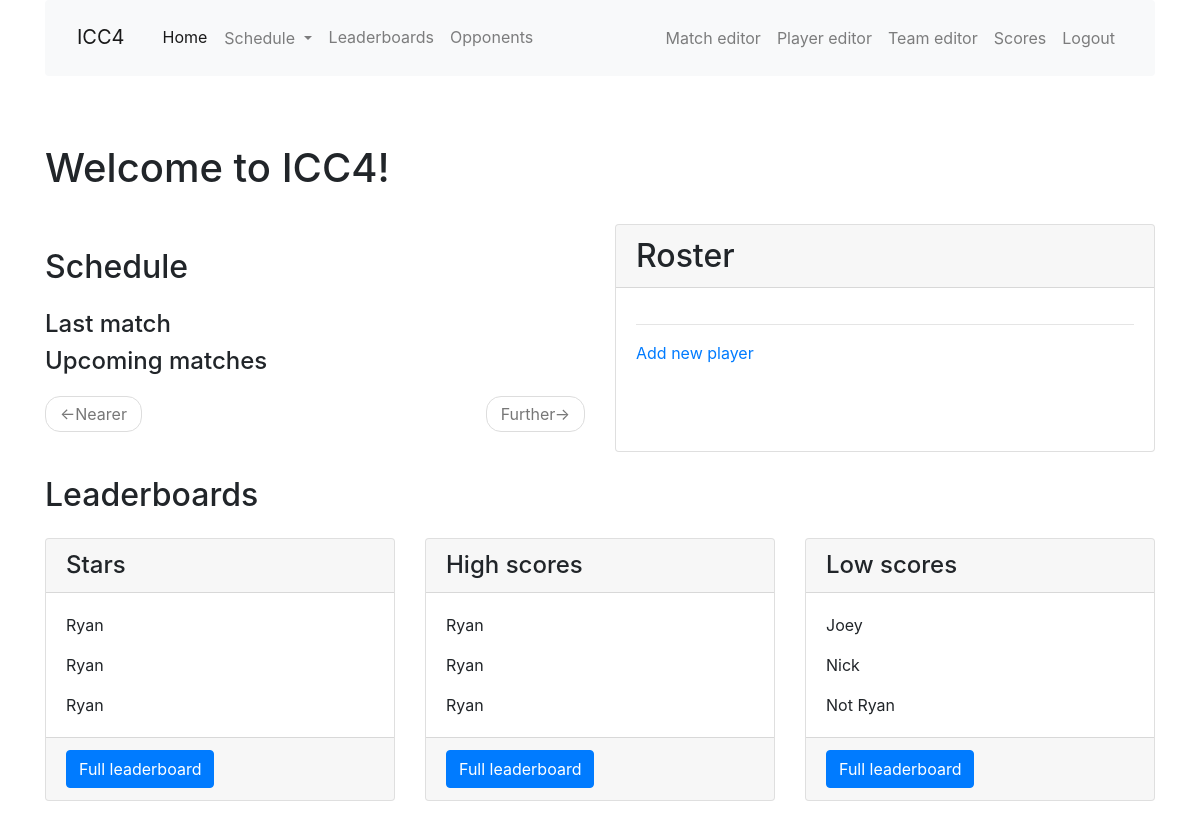
The page /index on the database as committed earlier.
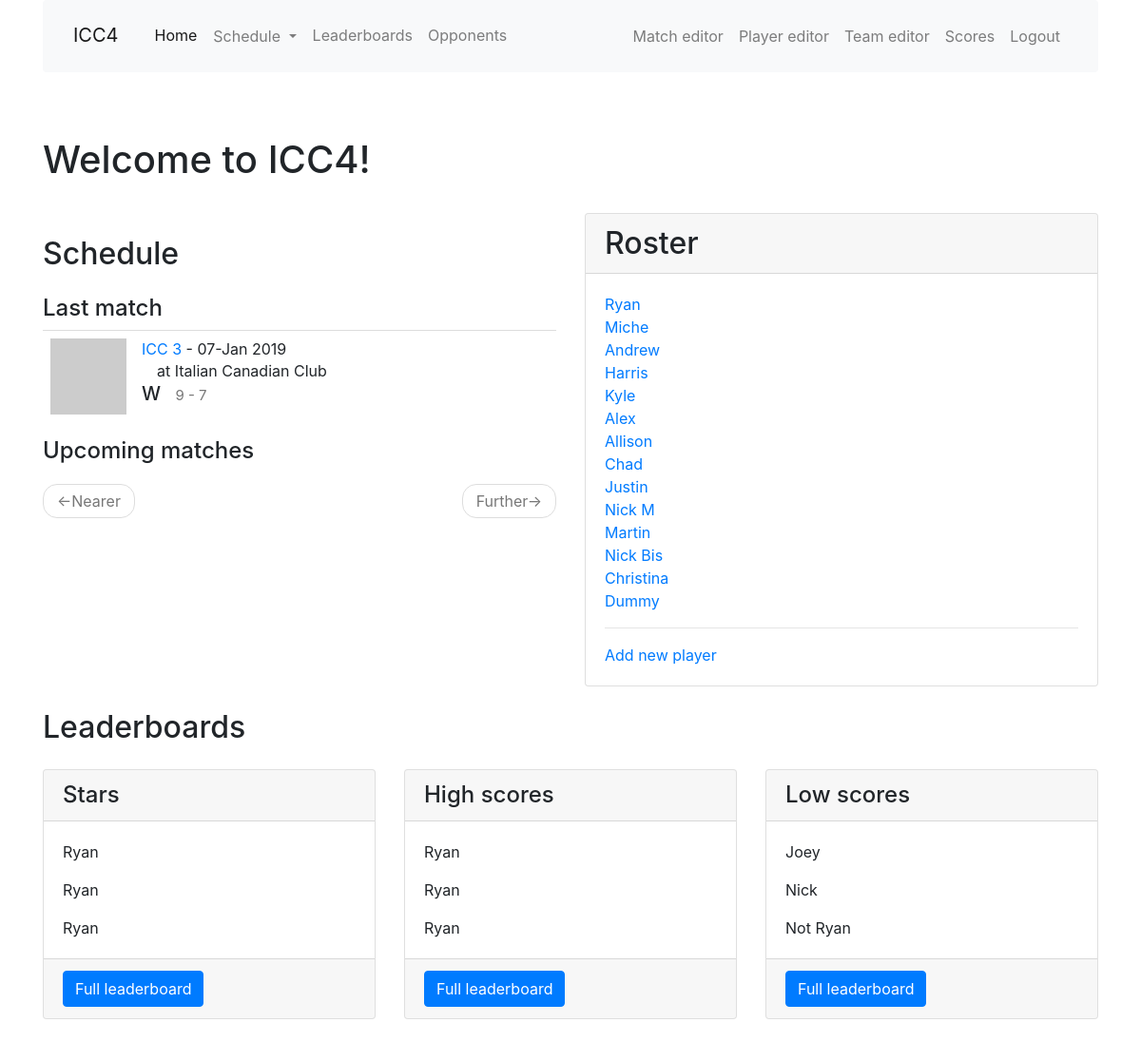
The same page on the database as committed later.
### app/models.py (models this page shows, shortened)
class Team(db.Model):
    id = db.Column(db.Integer, primary_key=True)
    name = db.Column(db.String(64), index=True, unique=True)
    home_location = db.Column(db.String(64), index=True)
    address = db.Column(db.String(128), index=True)
    matches = db.relationship('Match', back_populates='opponent', lazy='dynamic')
    def avatar(self, size):
        digest = md5(self.name.lower().encode('utf-8')).hexdigest()
        return 'https://www.gravatar.com/avatar/{}?d=identicon&s={}'.format(
            digest, size)

class Match(db.Model):
    id = db.Column(db.Integer, primary_key=True)
    opponent_id = db.Column(db.Integer, db. ForeignKey('team.id'))
    opponent = db.relationship('Team', back_populates='matches')
    date = db.Column(db.Date, index=True, default=date.today())
    location = db.Column(db.String(64))
    home_away = db.Column(db.String(32), index=True)
    match_type = db.Column(db.String(32), index=True)
    games = db.relationship('Game', back_populates='match', lazy='dynamic')
    team_score = db.Column(db.Integer, index=True)
    opponent_score = db.Column(db.Integer, index=True)
    win = db.Column(db.Boolean, index=True, default=None)
    overtime = db.Column(db.Boolean, index=True, default=False)
    match_summary = db.Column(db.String(512))
    food = db.Column(db.String(128))
    match_stats = db.relationship('MatchStats', uselist=False, back_populates='match')
    high_scores = db.relationship('HighScore', back_populates='match', lazy='dynamic')
    low_scores = db.relationship('LowScore', back_populates='match', lazy='dynamic')
    @hybrid_property
    def season(self):
        return season_from_date(self.date)

class Player(db.Model):
    id = db.Column(db.Integer, primary_key=True)
    nickname = db.Column(db.String(64), index=True, unique=True)
    first_name = db.Column(db.String(64), index=True)
    last_name = db.Column(db.String(64), index=True)
    games = association_proxy('games_association', 'game')
    last_match_id = db.Column(db.Integer, db.ForeignKey('match.id'))
    last_match = db.relationship('Match', foreign_keys=[last_match_id])
    first_match_id = db.Column(db.Integer, db.ForeignKey('match.id'))
    first_match = db.relationship('Match', foreign_keys=[first_match_id])
    high_scores = db.relationship('HighScore', back_populates='player', lazy='dynamic')
    low_scores = db.relationship('LowScore', back_populates='player', lazy='dynamic')

### app/main/routes.py (the view)
@bp.route('/', methods=['GET', 'POST'])
@bp.route('/index', methods=['GET', 'POST'])
def index():
    all_players = Player.query.all()
    page = request.args.get('page', 1, type=int)
    last_match = Match.query.filter(Match.date<date.today()).order_by(Match.date.desc()).first()
    schedule = Match.query.filter(Match.date>=date.today()).order_by(Match.date).paginate(
        page, current_app.config['MATCH_PER_PAGE'], False)
    next_url = url_for('main.index', page=schedule.next_num) \
        if schedule.has_next else None
    prev_url = url_for('main.index', page=schedule.prev_num) \
        if schedule.has_prev else None
    return render_template('index.html', title=None,
        schedule=schedule.items, next_url=next_url, prev_url=prev_url,
        all_players=all_players, last_match=last_match)

### app/templates/index.html (shortened to what this page needs)
{% extends "base.html" %}
{% import 'bootstrap/wtf.html' as wtf %}
{% block app_content %}
  <h1>Welcome to ICC4!</h1>
  <br>
  <div class="row">
    <div class="col-md-6">
    <h2 class="my-4">Schedule</h2>
    <h4>Last match</h4>
    {% if last_match %}
    {% with match = last_match %}
      {% include '_match.html' %}
    {% endwith %}
    {% endif %}
    <h4>Upcoming matches</h4>
      <nav aria-label="...">
      <ul class="pager">
        <li class="previous{% if not prev_url %} disabled{% endif %}">
          <a href="{{ prev_url or '#' }}">
            <span aria-hidden="true">&larr;</span>Nearer
          </a>
        </li>
        <li class="next{% if not next_url %} disabled{% endif %}">
          <a href="{{ next_url or '#' }}">
            Further<span aria-hidden="true">&rarr;</span>
          </a>
        </li>
      </ul>
    </nav>
    </div>
    <div class="col-md-6">
      <div class="card h-100">
          <h2 class="card-header">Roster</h2>
          <div class="card-body">
            <ul class="list-unstyled">
            {% for p in all_players %}
            <li><a href="{{ url_for('main.player', nickname=p.nickname) }}">{{ p.nickname }}</a></li>
            {% endfor %}
            </ul>
            <hr>
            <a href="{{ url_for('main.player_edit') }}">Add new player</a>
          </div>
        </div>
  </div>
  <br>
  <div class="container">
    <h2 class="my-4">Leaderboards</h2>
    <div class="row">
      <div class="col-lg-4 mb-4">
        <div class="card h-100">
          <h4 class="card-header">Stars</h4>
          <div class="card-body">
            <p class="card-text">Ryan</p>
            <p class="card-text">Ryan</p>
            <p class="card-text">Ryan</p>
          </div>
          <div class="card-footer">
            <a href="#" class="btn btn-primary">Full leaderboard</a>
          </div>
        </div>
      </div>
      <div class="col-lg-4 mb-4">
        <div class="card h-100">
          <h4 class="card-header">High scores</h4>
          <div class="card-body">
            <p class="card-text">Ryan</p>
            <p class="card-text">Ryan</p>
            <p class="card-text">Ryan</p>
          </div>
          <div class="card-footer">
            <a href="#" class="btn btn-primary">Full leaderboard</a>
          </div>
        </div>
      </div>
      <div class="col-lg-4 mb-4">
        <div class="card h-100">
          <h4 class="card-header">Low scores</h4>
          <div class="card-body">
            <p class="card-text">Joey</p>
            <p class="card-text">Nick</p>
            <p class="card-text">Not Ryan</p>
          </div>
          <div class="card-footer">
            <a href="#" class="btn btn-primary">Full leaderboard</a>
          </div>
        </div>
      </div>
    </div>
  </div>
{% endblock %}

### app/templates/_match.html
<table class="table table-hover">
  <tr>
    <td width="70px">
      <a href="{{ url_for('main.match', id=match.id) }}">
        <img src="{{ match.opponent.avatar(70) }}">
      </a>
    </td>
    <td>
      <a href="{{ url_for('main.opponent', id=match.opponent_id) }}">
        {{ match.opponent.name }}
      </a>
       - {{ match.date.strftime('%d-%b %Y') }}
      <br>
      {% if match.home_away == 'away' %}
      at {{ match.opponent.home_location }}
      {% else %}
      &emsp;at Italian Canadian Club
      {% endif %}
      {% if match.win != None %}
      <h5>{% if match.win == True %}W{% else %}L{% endif %}&ensp;
      <small>{{ match.team_score }} - {{ match.opponent_score }}</small>
      </h5>
      {% endif %}
      </td>
  </tr>
</table>

Rows that differ between the two databases and show on the page:
added Team: opponent.name "ICC 3"
added Match: date "07-Jan 2019", team_score "9", opponent_score "7"
added Player: nickname "Ryan"
added Player: nickname "Miche"
added Player: nickname "Andrew"
added Player: nickname "Harris"
added Player: nickname "Kyle"
added Player: nickname "Alex"
added Player: nickname "Allison"
added Player: nickname "Chad"
added Player: nickname "Justin"
added Player: nickname "Nick M"
added Player: nickname "Martin"
added Player: nickname "Nick Bis"
added Player: nickname "Christina"
added Player: nickname "Dummy"
Other text that changed with them:
text now shown: "- at Italian Canadian Club W -"
